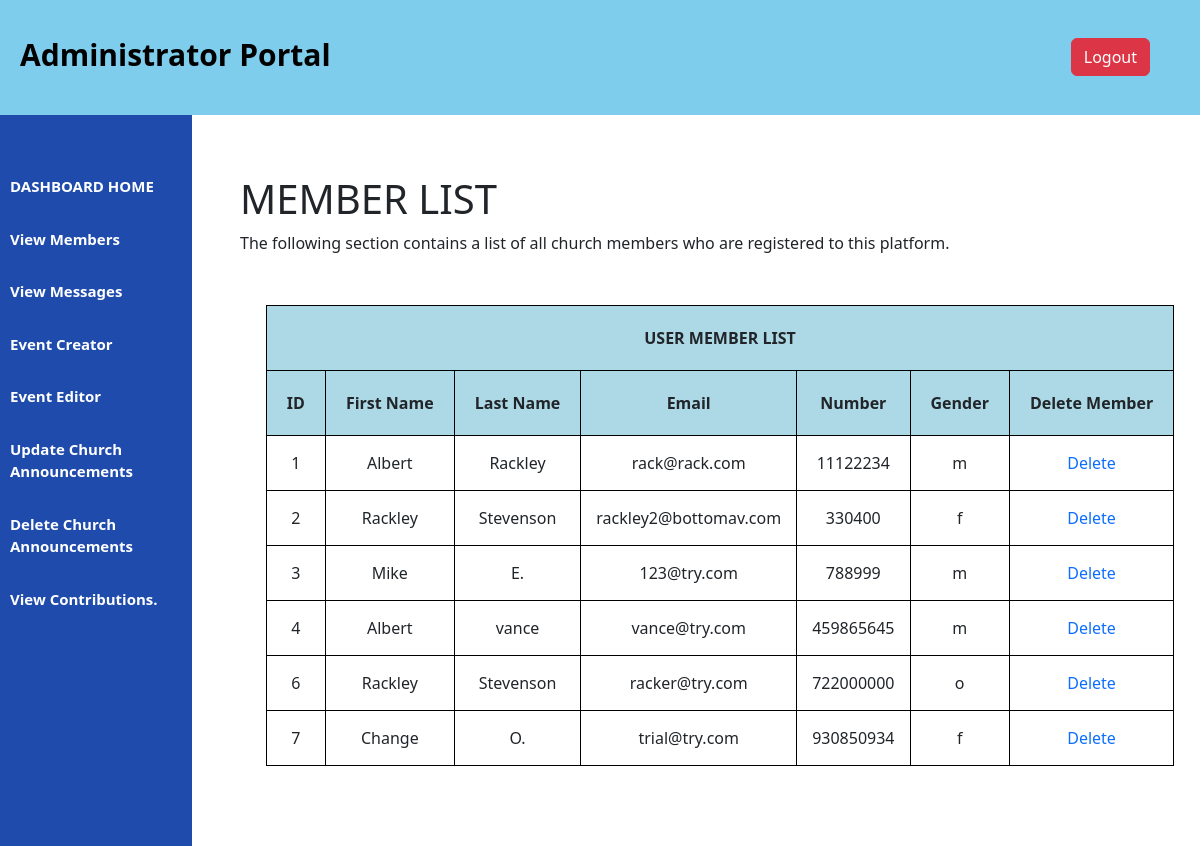
The page /memberlist.php (signed in) on the database its author committed.
### tables this page shows
CREATE TABLE `user_register` (
  `ID` int(11) NOT NULL,
  `firstName` varchar(50) NOT NULL,
  `lastName` varchar(50) NOT NULL,
  `email` varchar(50) NOT NULL,
  `number` int(30) NOT NULL,
  `gender` enum('m','f','o') NOT NULL,
  `password` varchar(50) NOT NULL
);

### memberlist.php (the view, shortened to what this page needs)
<?php
    $data = mysqli_connect("localhost","root","","church_system");
    $sql = "SELECT * FROM user_register";
    $result = mysqli_query($data, $sql);
?>
<!DOCTYPE html>
<html lang="en">
<head>
    <link rel="stylesheet" href="dash.css">
<link href="https://cdn.jsdelivr.net/npm/bootstrap@5.2.0/dist/css/bootstrap.min.css" rel="stylesheet">
</head>
<?php
    include "adminheader.php";
?>
    <div class="content">
        <div class="adminsection_1">
            <h1 class="img-text">MEMBER LIST</h1>
        </div>
        <p>The following section contains a list of all church members who
            are registered to this platform.
        </p>
        <table>
            <tr>
                <th colspan="7">USER MEMBER LIST</th>
            </tr>
            <tr>
                <th>ID</th>
                <th>First Name</th>
                <th>Last Name</th>
                <th>Email</th>
                <th>Number</th>
                <th>Gender</th>
                <th>Delete Member</th>
            </tr>
            <?php
                while($aquire=$result->fetch_assoc())
                {
            ?>
            <tr>
                <td>  <?php echo "{$aquire['ID']}"; ?></td>
                <td>  <?php echo "{$aquire['firstName']}"; ?></td>
                <td>  <?php echo "{$aquire['lastName']}"; ?></td>
                <td>  <?php echo "{$aquire['email']}"; ?></td>
                <td>  <?php echo "{$aquire['number']}"; ?></td>
                <td>  <?php echo "{$aquire['gender']}"; ?></td>
                <td>
                    <?php echo"<a onClick=\" javascript:return confirm('Are you sure you want to delete this member?') \"
                    href='member_del.php?mem_id={$aquire['ID']}'> Delete </a>"; ?>
                </td>
            </tr>
            <?php } ?>
        </table>
    </div>
</body>
</html>

### adminheader.php
<header class="header">
		<a id="adm">Administrator Portal</a>
		<div class="logout">
        <a href="logout.php" class="btn btn-danger">Logout</a>
		</div>
</header>
<body>
    <aside>
        <ul>
            <li><a href="adminportal.php">DASHBOARD HOME</a>
            <li><a href="memberlist.php">View Members</a></li>
            <li><a href="texts.php">View Messages</a></li>
            <li><a href="events.php">Event Creator</a></li>
            <li><a href="event_editor.php">Event Editor</a></li>
            <li><a href="announce_updater.php">Update Church Announcements</a></li>
            <li><a href="announce_edit.php">Delete Church Announcements</a></li>
            <li><a href="tithe_view.php">View Contributions.</a></li>
        </ul>
    </aside>

### dash.css (style rules this page uses)
.header { background-color: rgb(126, 205, 236); line-height: 70px; padding-left: 30px; padding: 20px; margin: 0; }
.logout { float: right; padding-right: 30px; }
aside ul { background-color: #1f4cac; width: 16%; height: 100%; position: fixed; padding-top: 5%; text-align: inherit; padding-left: 10px; }
ul li { list-style: none; padding-bottom: 30px; font-size: 15px; }
a,a:hover { text-decoration: none!important; }
ul li a { color: white; font-weight: bold; }
.content { margin-left: 20%; margin-top: 5%; }
#adm { font-weight: bold; font-size: 30px; color: black; }
table, tr, th { border: 1px solid black; }

### memberlist.php (style rules this page uses)
table { margin-top: 50px; margin-left: auto; margin-right: auto; margin-bottom: 80px; }
table tr th { border: 1px solid black; padding:20px; text-align:center; background-color: lightblue; width: max-content; }
table tr td { border: 1px solid black; padding: 15px; text-align:center; width: max-content; }

### rows shown on the page
user_register: ID "1", firstName "Albert", lastName "Rackley", email "rack@rack.com", number "11122234", gender "m"
user_register: ID "2", firstName "Rackley", lastName "Stevenson", email "rackley2@bottomav.com", number "330400", gender "f"
user_register: ID "3", firstName "Mike", lastName "E.", email "123@try.com", number "788999", gender "m"
user_register: ID "4", firstName "Albert", lastName "vance", email "vance@try.com", number "459865645", gender "m"
user_register: ID "6", firstName "Rackley", lastName "Stevenson", email "racker@try.com", number "722000000", gender "o"
user_register: ID "7", firstName "Change", lastName "O.", email "trial@try.com", number "930850934", gender "f"
